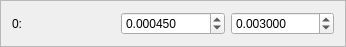
<?xml version="1.0" encoding="UTF-8"?>
<ui version="4.0">
 <class>RangeControll</class>
 <widget class="QFrame" name="RangeControll">
  <property name="geometry">
   <rect>
    <x>0</x>
    <y>0</y>
    <width>346</width>
    <height>40</height>
   </rect>
  </property>
  <property name="windowTitle">
   <string>Frame</string>
  </property>
  <property name="frameShape">
   <enum>QFrame::StyledPanel</enum>
  </property>
  <property name="frameShadow">
   <enum>QFrame::Raised</enum>
  </property>
  <layout class="QHBoxLayout" name="horizontalLayout">
   <item>
    <widget class="QLabel" name="label">
     <property name="text">
      <string>0:</string>
     </property>
    </widget>
   </item>
   <item>
    <widget class="QDoubleSpinBox" name="spin_box_min">
     <property name="decimals">
      <number>6</number>
     </property>
     <property name="maximum">
      <double>1.000000000000000</double>
     </property>
     <property name="singleStep">
      <double>0.000010000000000</double>
     </property>
     <property name="value">
      <double>0.000450000000000</double>
     </property>
    </widget>
   </item>
   <item>
    <widget class="QDoubleSpinBox" name="spin_box_max">
     <property name="decimals">
      <number>6</number>
     </property>
     <property name="maximum">
      <double>1.000000000000000</double>
     </property>
     <property name="singleStep">
      <double>0.000010000000000</double>
     </property>
     <property name="value">
      <double>0.003000000000000</double>
     </property>
    </widget>
   </item>
  </layout>
 </widget>
 <resources/>
 <connections/>
</ui>
